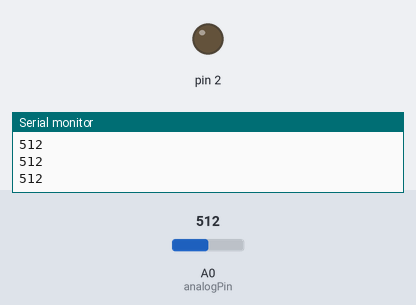
A sketch run on a simulated Arduino Uno, built with avr-gcc and run on an emulated ATmega328P. On the bench: output pins drawn as LEDs (lit = HIGH), the last lines printed to the serial monitor. The inputs (shaded band) are chosen by the test bench; at power-on: A0 (analogPin) = 512.

Above: at 1.2 s.
1.3 s: A0 (analogPin) set to 110
2.8 s: A0 (analogPin) set to 90
At 4.0 s:
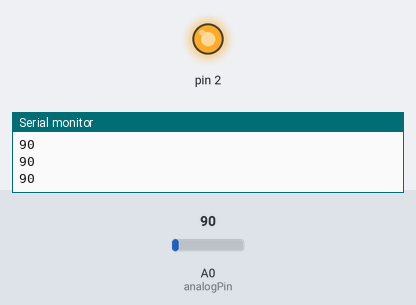
4.3 s: A0 (analogPin) set to 592
5.8 s: A0 (analogPin) set to 610
At 6.7 s:
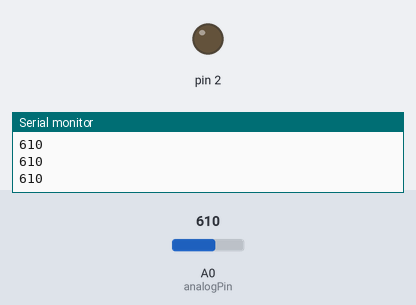
7.3 s: A0 (analogPin) set to 0
At 8.0 s:
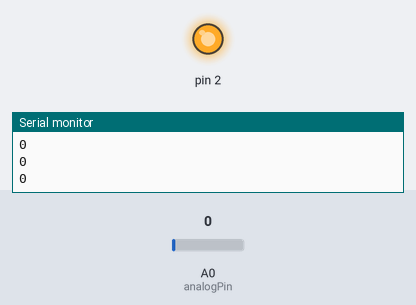
Timing chart, 0 to 9.8 s (numbered marks = the images above; inputs shaded):
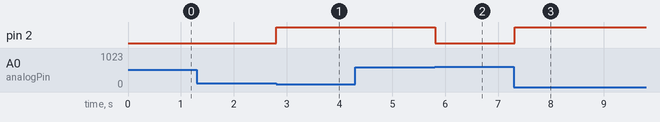

The sketch:

Automatic_Water_Feeder.ino
```cpp
int analogPin = A0;
int val = 0;


void setup() {
  pinMode(2, OUTPUT);
  Serial.begin(9600);
}

void loop() {
  val = analogRead(analogPin);
  Serial.println(val);
  if (val >= 600){
    digitalWrite(2, LOW);
  }
  else if (val < 100) {
    digitalWrite(2, HIGH);
  }
  delay(100);
}
```

Measured:
- the behaviour switches between 100 and 99 on A0 (analogPin) (found by bisection; images 0 and 1)
- the behaviour switches between 599 and 600 on A0 (analogPin) (found by bisection; images 1 and 2)
- after the input at 2.8 s, pin 2: LOW → HIGH at once
- after the input at 5.8 s, pin 2: HIGH → LOW at once
- after the input at 7.3 s, pin 2: LOW → HIGH at once
